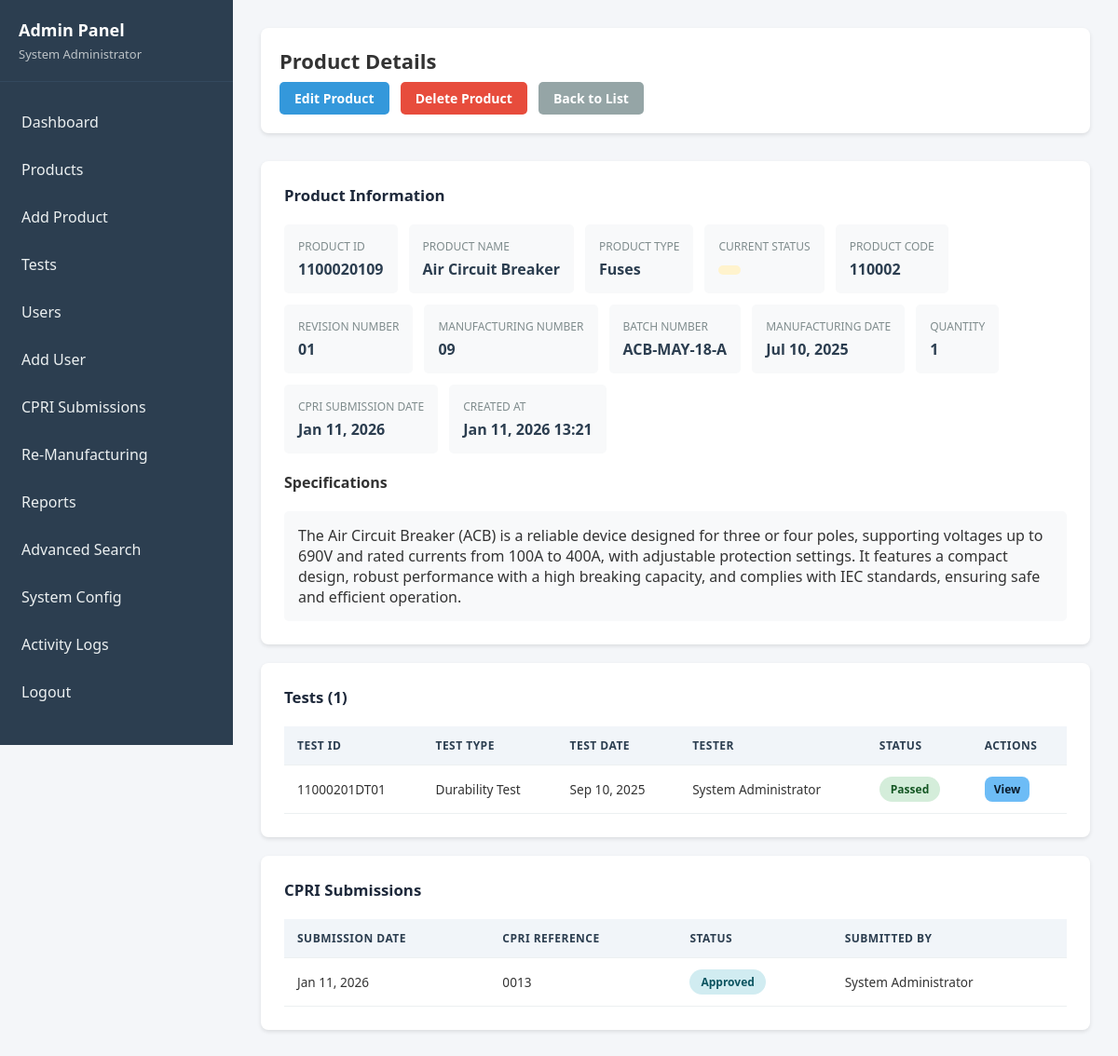
Screenshot of /backend/admin/products/view.php?id=1100020109 (signed in) with the database file from the repository.
### tables this page shows
CREATE TABLE `products` (
  `product_id` varchar(10) NOT NULL,
  `product_type_id` int(11) NOT NULL,
  `product_name` varchar(150) NOT NULL,
  `product_code` varchar(6) NOT NULL,
  `revision_number` varchar(2) NOT NULL,
  `manufacturing_number` varchar(2) NOT NULL,
  `batch_number` varchar(50) DEFAULT NULL,
  `manufacturing_date` date NOT NULL,
  `quantity` int(11) DEFAULT 1,
  `specifications` text DEFAULT NULL,
  `current_status` enum('In Testing','Passed','Failed','Re-Manufacturing','Sent to CPRI') DEFAULT 'In Testing',
  `cpri_submission_date` date DEFAULT NULL,
  `remarks` text DEFAULT NULL,
  `created_by` int(11) NOT NULL,
  `created_at` timestamp NOT NULL DEFAULT current_timestamp(),
  `updated_at` timestamp NOT NULL DEFAULT current_timestamp() ON UPDATE current_timestamp()
);

CREATE TABLE `product_types` (
  `product_type_id` int(11) NOT NULL,
  `product_type_code` varchar(10) NOT NULL,
  `product_type_name` varchar(100) NOT NULL,
  `description` text DEFAULT NULL,
  `is_active` tinyint(1) DEFAULT 1,
  `created_at` timestamp NOT NULL DEFAULT current_timestamp()
);

CREATE TABLE `tests` (
  `test_id` varchar(12) NOT NULL,
  `product_id` varchar(10) NOT NULL,
  `test_type_id` int(11) NOT NULL,
  `product_code` varchar(6) NOT NULL,
  `revision_number` varchar(2) NOT NULL,
  `testing_code` varchar(2) NOT NULL,
  `roll_number` varchar(2) NOT NULL,
  `test_date` date NOT NULL,
  `test_time` time NOT NULL,
  `tester_id` int(11) NOT NULL,
  `test_status` enum('Pending','In Progress','Passed','Failed') DEFAULT 'Pending',
  `observed_results` text DEFAULT NULL,
  `test_criteria_met` tinyint(1) DEFAULT NULL,
  `test_remarks` text DEFAULT NULL,
  `failure_reason` text DEFAULT NULL,
  `retest_required` tinyint(1) DEFAULT 0,
  `retest_count` int(11) DEFAULT 0,
  `approved_by` int(11) DEFAULT NULL,
  `approval_date` timestamp NULL DEFAULT NULL,
  `created_at` timestamp NOT NULL DEFAULT current_timestamp(),
  `updated_at` timestamp NOT NULL DEFAULT current_timestamp() ON UPDATE current_timestamp()
);

CREATE TABLE `test_types` (
  `test_type_id` int(11) NOT NULL,
  `test_type_code` varchar(6) NOT NULL,
  `test_type_name` varchar(100) NOT NULL,
  `test_description` text DEFAULT NULL,
  `test_criteria` text DEFAULT NULL,
  `test_parameters` text DEFAULT NULL,
  `department` varchar(50) DEFAULT NULL,
  `is_active` tinyint(1) DEFAULT 1,
  `created_at` timestamp NOT NULL DEFAULT current_timestamp()
);

CREATE TABLE `users` (
  `user_id` int(11) NOT NULL,
  `username` varchar(50) NOT NULL,
  `password` varchar(255) NOT NULL,
  `full_name` varchar(100) NOT NULL,
  `email` varchar(100) NOT NULL,
  `phone` varchar(15) DEFAULT NULL,
  `user_type` enum('Admin','Tester','Supervisor') NOT NULL,
  `is_active` tinyint(1) DEFAULT 1,
  `created_at` timestamp NOT NULL DEFAULT current_timestamp(),
  `last_login` timestamp NULL DEFAULT NULL
);

CREATE TABLE `cpri_submissions` (
  `cpri_id` int(11) NOT NULL,
  `product_id` varchar(10) NOT NULL,
  `submission_date` date NOT NULL,
  `cpri_reference_number` varchar(50) DEFAULT NULL,
  `expected_approval_date` date DEFAULT NULL,
  `actual_approval_date` date DEFAULT NULL,
  `approval_status` enum('Submitted','Under Review','Approved','Rejected','Resubmission Required') DEFAULT 'Submitted',
  `cpri_remarks` text DEFAULT NULL,
  `documents_submitted` text DEFAULT NULL,
  `submitted_by` int(11) NOT NULL,
  `created_at` timestamp NOT NULL DEFAULT current_timestamp(),
  `updated_at` timestamp NOT NULL DEFAULT current_timestamp() ON UPDATE current_timestamp()
);

### backend/includes/functions.php (called while the page is built, shortened)
<?php
function getProductById($conn, $product_id) {
    $query = "SELECT p.*, pt.product_type_name, pt.product_type_code
              FROM products p
              JOIN product_types pt ON p.product_type_id = pt.product_type_id
              WHERE p.product_id = ?";
    $stmt = $conn->prepare($query);
    $stmt->bind_param("s", $product_id);
    $stmt->execute();
    $result = $stmt->get_result();
    return $result->fetch_assoc();
}
?>

### backend/admin/products/view.php (the view, shortened to what this page needs)
<?php
require_once '../../config/database.php';
require_once '../../includes/functions.php';
$product_id = $_GET['id'] ?? '';
$product = getProductById($conn, $product_id);
$tests_query = "SELECT t.*, tt.test_type_name, u.full_name as tester_name
                FROM tests t
                JOIN test_types tt ON t.test_type_id = tt.test_type_id
                JOIN users u ON t.tester_id = u.user_id
                WHERE t.product_id = ?
                ORDER BY t.test_date DESC";
$stmt = $conn->prepare($tests_query);
$stmt->bind_param("s", $product_id);
$stmt->execute();
$tests = $stmt->get_result()->fetch_all(MYSQLI_ASSOC);
$cpri_query = "SELECT c.*, u.full_name as submitted_by_name
               FROM cpri_submissions c
               JOIN users u ON c.submitted_by = u.user_id
               WHERE c.product_id = ?
               ORDER BY c.submission_date DESC";
$stmt = $conn->prepare($cpri_query);
$stmt->bind_param("s", $product_id);
$stmt->execute();
$cpri_submissions = $stmt->get_result()->fetch_all(MYSQLI_ASSOC);
?>
<!DOCTYPE html>
<html lang="en">
<head>
    <link rel="stylesheet" href="../supervisor/public/style.css">
</head>
<body>
    <div class="dashboard-container">
        <aside class="sidebar">
            <div class="sidebar-header">
                <h2>Admin Panel</h2>
                <p><?php echo htmlspecialchars($_SESSION['full_name']); ?></p>
            </div>
            <ul class="sidebar-menu">
                <li><a href="../index.php">Dashboard</a></li>
                <li><a href="list.php">Products</a></li>
                <li><a href="add.php">Add Product</a></li>
                <li><a href="../tests/list.php">Tests</a></li>
                <li><a href="../users/list.php">Users</a></li>
                <li><a href="../users/add.php">Add User</a></li>
                <li><a href="../cpri/list.php">CPRI Submissions</a></li>
                <li><a href="../remanufacturing/list.php">Re-Manufacturing</a></li>
                <li><a href="../reports/index.php">Reports</a></li>
                <li><a href="../search.php">Advanced Search</a></li>
                <li><a href="../config.php">System Config</a></li>
                <li><a href="../logs.php">Activity Logs</a></li>
                <li><a href="../../logout.php">Logout</a></li>
            </ul>
        </aside>
        <main class="main-content">
            <div class="top-bar">
                <h1>Product Details</h1>
                <div>
                    <a href="edit.php?id=<?php echo $product_id; ?>" class="btn btn-primary">Edit Product</a>
                    <a href="list.php?delete=<?php echo urlencode($product_id); ?>" class="btn confirm-delete" data-msg="Are you sure you want to delete this product?" style="background:#e74c3c;color:#fff;margin-left:8px;">Delete Product</a>
                    <a href="list.php" class="btn btn-secondary" style="margin-left:8px;">Back to List</a>
                </div>
            </div>
            <div class="content-section">
                <h2 style="margin-bottom: 20px;">Product Information</h2>
                <div class="info-grid">
                    <div class="info-item">
                        <label>Product ID</label>
                        <div class="value"><?php echo htmlspecialchars($product['product_id']); ?></div>
                    </div>
                    <div class="info-item">
                        <label>Product Name</label>
                        <div class="value"><?php echo htmlspecialchars($product['product_name']); ?></div>
                    </div>
                    <div class="info-item">
                        <label>Product Type</label>
                        <div class="value"><?php echo htmlspecialchars($product['product_type_name']); ?></div>
                    </div>
                    <div class="info-item">
                        <label>Current Status</label>
                        <div class="value">
                            <?php
                            $badge_class = 'badge-pending';
                            ?>
                            <span class="badge <?php echo $badge_class; ?>"><?php echo $product['current_status']; ?></span>
                        </div>
                    </div>
                    <div class="info-item">
                        <label>Product Code</label>
                        <div class="value"><?php echo htmlspecialchars($product['product_code']); ?></div>
                    </div>
                    <div class="info-item">
                        <label>Revision Number</label>
                        <div class="value"><?php echo htmlspecialchars($product['revision_number']); ?></div>
                    </div>
                    <div class="info-item">
                        <label>Manufacturing Number</label>
                        <div class="value"><?php echo htmlspecialchars($product['manufacturing_number']); ?></div>
                    </div>
                    <div class="info-item">
                        <label>Batch Number</label>
                        <div class="value"><?php echo htmlspecialchars($product['batch_number'] ?? 'N/A'); ?></div>
                    </div>
                    <div class="info-item">
                        <label>Manufacturing Date</label>
                        <div class="value"><?php echo date('M d, Y', strtotime($product['manufacturing_date'])); ?></div>
                    </div>
                    <div class="info-item">
                        <label>Quantity</label>
                        <div class="value"><?php echo $product['quantity']; ?></div>
                    </div>
                    <div class="info-item">
                        <label>CPRI Submission Date</label>
                        <div class="value"><?php echo $product['cpri_submission_date'] ? date('M d, Y', strtotime($product['cpri_submission_date'])) : 'N/A'; ?></div>
                    </div>
                    <div class="info-item">
                        <label>Created At</label>
                        <div class="value"><?php echo date('M d, Y H:i', strtotime($product['created_at'])); ?></div>
                    </div>
                </div>
                <?php if ($product['specifications']): ?>
                <div style="margin-top: 20px;">
                    <label style="display: block; margin-bottom: 8px; font-weight: 600;">Specifications</label>
                    <div style="padding: 15px; background: #f8f9fa; border-radius: 5px;">
                        <?php echo nl2br(htmlspecialchars($product['specifications'])); ?>
                    </div>
                </div>
                <?php endif; ?>
            </div>
            <div class="content-section">
                <h2 style="margin-bottom: 20px;">Tests (<?php echo count($tests); ?>)</h2>
                <?php if (count($tests) > 0): ?>
                <table>
                    <thead>
                        <tr>
                            <th>Test ID</th>
                            <th>Test Type</th>
                            <th>Test Date</th>
                            <th>Tester</th>
                            <th>Status</th>
                            <th>Actions</th>
                        </tr>
                    </thead>
                    <tbody>
                        <?php foreach ($tests as $test): ?>
                        <tr>
                            <td><?php echo htmlspecialchars($test['test_id']); ?></td>
                            <td><?php echo htmlspecialchars($test['test_type_name']); ?></td>
                            <td><?php echo date('M d, Y', strtotime($test['test_date'])); ?></td>
                            <td><?php echo htmlspecialchars($test['tester_name']); ?></td>
                            <td>
                                <?php
                                $badge_class = 'badge-pending';
                                if ($test['test_status'] == 'Passed') $badge_class = 'badge-success';
                                elseif ($test['test_status'] == 'Failed') $badge_class = 'badge-danger';
                                elseif ($test['test_status'] == 'In Progress') $badge_class = 'badge-info';
                                ?>
                                <span class="badge <?php echo $badge_class; ?>"><?php echo $test['test_status']; ?></span>
                            </td>
                            <td>
                                <a href="../tests/view.php?id=<?php echo $test['test_id']; ?>" class="btn btn-primary" style="font-size: 12px; padding: 5px 10px;">View</a>
                            </td>
                        </tr>
                        <?php endforeach; ?>
                    </tbody>
                </table>
                <?php else: ?>
                <p style="text-align: center; padding: 20px; color: #7f8c8d;">No tests found for this product.</p>
                <?php endif; ?>
            </div>
            <?php if (count($cpri_submissions) > 0): ?>
            <div class="content-section">
                <h2 style="margin-bottom: 20px;">CPRI Submissions</h2>
                <table>
                    <thead>
                        <tr>
                            <th>Submission Date</th>
                            <th>CPRI Reference</th>
                            <th>Status</th>
                            <th>Submitted By</th>
                        </tr>
                    </thead>
                    <tbody>
                        <?php foreach ($cpri_submissions as $cpri): ?>
                        <tr>
                            <td><?php echo date('M d, Y', strtotime($cpri['submission_date'])); ?></td>
                            <td><?php echo htmlspecialchars($cpri['cpri_reference_number'] ?? 'N/A'); ?></td>
                            <td>
                                <span class="badge badge-info"><?php echo $cpri['approval_status']; ?></span>
                            </td>
                            <td><?php echo htmlspecialchars($cpri['submitted_by_name']); ?></td>
                        </tr>
                        <?php endforeach; ?>
                    </tbody>
                </table>
            </div>
            <?php endif; ?>
        </main>
    </div>
</body>
</html>

### rows the page displays
products: product_id "1100020109", product_name "Air Circuit Breaker", product_type.product_type_name "Fuses", product_code "110002", revision_number "01", manufacturing_number "09", batch_number "ACB-MAY-18-A", manufacturing_date "Jul 10, 2025", quantity "1", cpri_submission_date "Jan 11, 2026", created_at "Jan 11, 2026 13:21", specifications "The Air Circuit Breaker (ACB) is a reliable device designed for three or four poles, supporting voltages up to 690V and rated currents from 100A to 400A, with adjustable protection settings. It features a compact design, robust performance with a high breaking capacity, and complies with IEC standards, ensuring safe and efficient operation."
tests: test_id "11000201DT01", test_type.test_type_name "Durability Test", test_date "Sep 10, 2025", tester.full_name "System Administrator", test_status "Passed"
cpri_submissions: submission_date "Jan 11, 2026", cpri_reference_number "0013", approval_status "Approved", submitted_by.full_name "System Administrator"

### other values shown
$_SESSION['full_name'] "System Administrator"
count($tests) "1"
